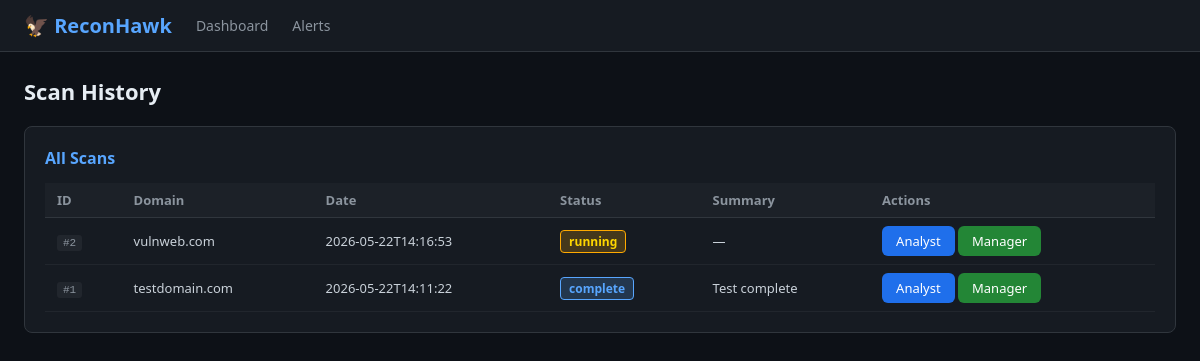
Before: / with the older database file.
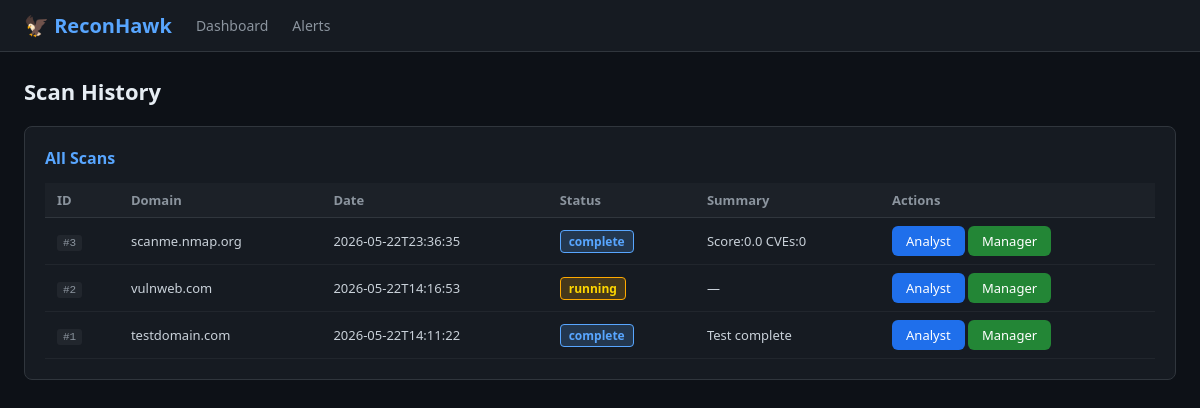
After: the same page with the newer database file.
### tables this page shows
CREATE TABLE scans (
            id          INTEGER PRIMARY KEY AUTOINCREMENT,
            domain      TEXT NOT NULL,
            scan_date   TEXT NOT NULL,
            status      TEXT DEFAULT 'running',
            summary     TEXT
        );

### dashboard/app.py (the view)
@app.route("/")
def index():
    db_manager.init_db()
    conn = sqlite3.connect(config.DB_PATH)
    c    = conn.cursor()
    c.execute("SELECT * FROM scans ORDER BY scan_date DESC")
    scans = c.fetchall()
    conn.close()
    return render_template("index.html", scans=scans)

### dashboard/templates/index.html (shortened to what this page needs)
{% extends "base.html" %}
{% block content %}
<h1>Scan History</h1>
<div class="card">
  <h2>All Scans</h2>
  {% if scans %}
  <table>
    <tr>
      <th>ID</th><th>Domain</th><th>Date</th>
      <th>Status</th><th>Summary</th><th>Actions</th>
    </tr>
    {% for scan in scans %}
    <tr>
      <td><span class="tag">#{{ scan[0] }}</span></td>
      <td>{{ scan[1] }}</td>
      <td>{{ scan[2][:19] }}</td>
      <td>
        <span class="badge {% if scan[3]=='complete' %}badge-info{% else %}badge-medium{% endif %}">
          {{ scan[3] }}
        </span>
      </td>
      <td>{{ scan[4] or '—' }}</td>
      <td>
        <a href="/analyst/{{ scan[0] }}" class="btn btn-blue">Analyst</a>
        <a href="/manager/{{ scan[0] }}" class="btn btn-green">Manager</a>
      </td>
    </tr>
    {% endfor %}
  </table>
  {% else %}
  <p style="color:#8b949e">No scans yet. Run <span class="tag">python3 main.py --target domain.com</span> to start.</p>
  {% endif %}
</div>
{% endblock %}

Changed rows visible on the page:
added scans: id "3", domain "scanme.nmap.org", scan_date "2026-05-22T23:36:35", status "complete", summary "Score:0.0 CVEs:0"
